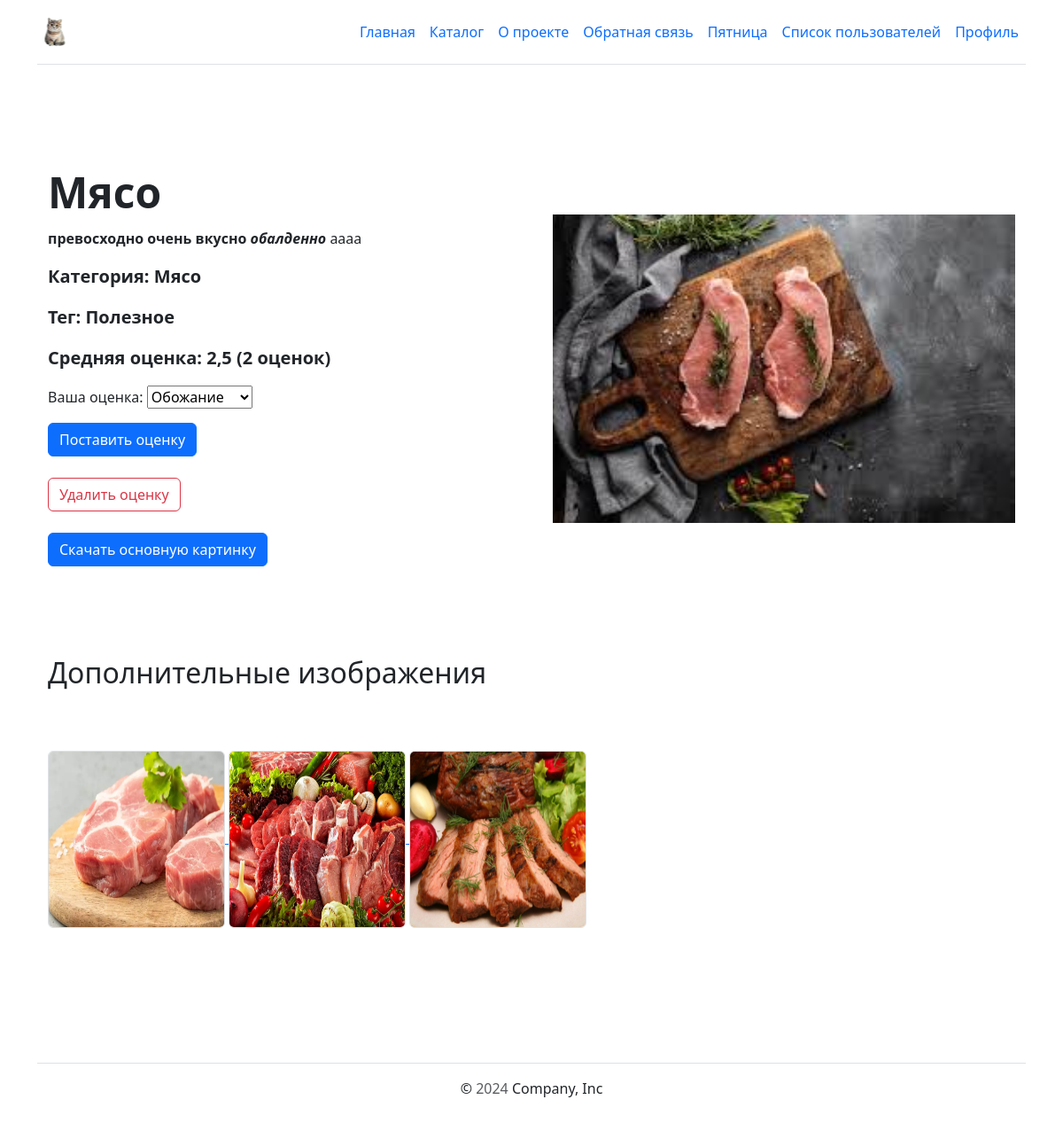
/catalog/2/ (signed in), run on the app's committed database.
### catalog/models.py (models this page shows, shortened)
class Item(core.models.AbstractModel):
    text = tinymce.models.HTMLField(
        verbose_name="текст",
        validators=[
            catalog.validators.ValidateMustContain("роскошно", "превосходно"),
        ],
        help_text="введите текст",
    )
    category = django.db.models.ForeignKey(
        Category,
        on_delete=django.db.models.CASCADE,
        default=None,
        related_name="items",
        related_query_name="item",
    )
    tags = django.db.models.ManyToManyField(
        Tag,
        related_name="items",
        related_query_name="item",
    )
    is_on_main = django.db.models.BooleanField(
        verbose_name="принадлежит к главной странице",
        default=False,
        help_text="введите принадлежит ли к главной странице товар",
    )
    created_at = django.db.models.DateTimeField(auto_now_add=True, null=True)
    updated_at = django.db.models.DateTimeField(auto_now=True, null=True)
    objects = catalog.managers.ItemManager()
    def image_tmb(self):
        if self.main_image:
            return django.utils.safestring.mark_safe(
                f"<img src='{self.main_image.image.url}' width='50'>",
            )
        return "Нет изображения"
    image_tmb.short_description = "превью"
    image_tmb.allow_tags = True
    class Meta:
        verbose_name = "товар"
        verbose_name_plural = "товары"
    def __str__(self):
        return self.name

class MainImage(django.db.models.Model):
    image = django.db.models.ImageField(
        upload_to=django.conf.settings.UPLOAD_TO_PATH,
        verbose_name="изображение",
    )
    item = django.db.models.OneToOneField(
        "Item",
        on_delete=django.db.models.CASCADE,
        null=True,
        blank=True,
        verbose_name="id айтема",
        to_field="id",
        related_name="main_image",
    )
    class Meta:
        verbose_name = "изображение"
        verbose_name_plural = "изображения"

class Category(core.models.AbstractModel):
    slug = django.db.models.SlugField(
        max_length=200,
        unique=True,
        validators=[django.core.validators.validate_slug],
        verbose_name="слаг",
        help_text="введите слаг",
    )
    weight = django.db.models.PositiveSmallIntegerField(
        default=100,
        verbose_name="вес",
        validators=[catalog.validators.validate_int_from_1_to_32767],
        help_text="введите вес",
    )
    normalized_name = django.db.models.CharField(
        max_length=150,
        unique=False,
        blank=True,
        default=None,
        null=True,
    )
    class Meta:
        verbose_name = "категория"
        verbose_name_plural = "категории"

class Tag(core.models.AbstractModel):
    slug = django.db.models.SlugField(
        max_length=200,
        unique=True,
        validators=[django.core.validators.validate_slug],
        verbose_name="слаг",
        help_text="введите слаг",
    )
    normalized_name = django.db.models.CharField(
        max_length=150,
        unique=False,
        blank=True,
        default=None,
        null=True,
    )
    class Meta:
        verbose_name = "тег"
        verbose_name_plural = "теги"

class GalleryImage(django.db.models.Model):
    image = django.db.models.ImageField(
        upload_to=django.conf.settings.UPLOAD_TO_PATH,
        verbose_name="изображения",
        default=None,
    )
    item = django.db.models.ForeignKey(
        "Item",
        on_delete=django.db.models.CASCADE,
        null=True,
        blank=True,
        verbose_name="id айтема",
        to_field="id",
        related_name="images",
    )
    class Meta:
        verbose_name = "изображения"
        verbose_name_plural = "изображения"

### catalog/views.py (the view, shortened to what this page needs)
class ItemDetailView(
    django.views.generic.edit.FormMixin,
    django.views.generic.DetailView,
):
    form_class = rating.forms.RatingForm
    template_name = "catalog/item.html"
    context_object_name = "item"
    queryset = catalog.models.Item.objects.item_detail_published()
    def get_object(self, queryset=None):
        self.object = super().get_object(queryset)
        self.ratings = rating.models.Rating.objects.filter(item=self.object)
        if self.request.user.is_authenticated:
            self.user_rating = self.ratings.filter(
                user=self.request.user,
            ).first()
        else:
            self.user_rating = None
        return self.object
    def dispatch(self, request, *args, **kwargs):
        return super().dispatch(request, *args, **kwargs)
    def get_context_data(self, **kwargs):
        context = super().get_context_data(**kwargs)
        rating_stats = self.ratings.aggregate(Avg("score"), Count("score"))
        user_rating = self.user_rating
        context["average_rating"] = rating_stats["score__avg"]
        context["rating_count"] = rating_stats["score__count"]
        context["user_rating"] = user_rating
        context["title"] = self.object
        return context
    def get_form_kwargs(self):
        kwargs = super().get_form_kwargs()
        user_rating = self.user_rating
        if user_rating:
            kwargs["initial"]["score"] = user_rating.score
        else:
            kwargs["initial"]["score"] = 0
        return kwargs

### rating/forms.py
class RatingForm(forms.Form):
    score = forms.ChoiceField(
        choices=[
            (1, "Ненависть"),
            (2, "Неприязнь"),
            (3, "Нейтрально"),
            (4, "Обожание"),
            (5, "Любовь"),
        ],
        initial="Выбрать",
        label="Ваша оценка",
    )

### lyceum/context_processors.py (called while the page is built)
def birthday_context_processor(request):
    user_offset = request.COOKIES.get("user_offset")
    current_time_utc = timezone.now()
    if user_offset:
        try:
            hours_offset = float(user_offset)
            user_time = current_time_utc + timedelta(hours=hours_offset)
        except ValueError:
            user_time = current_time_utc
    else:
        user_time = current_time_utc
    current_date = user_time.date()
    birthday_people = (
        User.objects.filter(
            profile__birthday__day=current_date.day,
            profile__birthday__month=current_date.month,
        )
        .select_related("profile")
        .only(
            "email",
            "first_name",
            "profile__birthday",
        )
    )
    return {
        "birthday_people": birthday_people,
    }

### templates/catalog/item.html (shortened to what this page needs)
{% extends 'base.html' %}
{% load static %}
{% block content %}
<div class="container col-xxl-8 px-4 py-5">
  <div class="row flex-lg-row-reverse align-items-center g-5 py-5">
    <div class="col-10 col-sm-8 col-lg-6">
      <img
        src="{{ item.main_image.image.url }}"
        class="d-block mx-lg-auto img-fluid"
        alt="{{item.name}}"
        width="700"
        height="500"
        loading="lazy"
      />
    </div>
    <div class="col-lg-6">
      <h1 class="display-5 fw-bold lh-1 mb-3">{{item.name|capfirst}}</h1>
      <p class="lead">{{item.text|safe|capfirst}}</p>
      <p class="lead fw-bolder">Категория: {{item.category.name|capfirst}}</p>
      <p class="lead fw-bolder">
        Тег: {% for tag in item.tags.all %} {{tag.name|capfirst}}{% if not forloop.last %},{% endif %} {% empty %} Список тегов пуст! {% endfor %}
      </p>
      {% if user.is_authenticated %}
        <p class="lead fw-bolder">
          Средняя оценка: {{ average_rating|floatformat:1 }} ({{ rating_count }} оценок)
        </p>
        <form method="post">
            {{ form.as_p }}
            <button class="btn btn-primary" type="submit">Поставить оценку</button>
        </form>
      {% else %}
        <p>Для того чтобы оставить оценку, пожалуйста, <a href="{% url 'users:login' %}">войдите</a>.</p>
      {% endif %}
      <br>
      {% if user_rating %}
       <form method="post" action="{% url 'catalog:delete-rating' pk=item.id %}">
           <button class="btn btn-outline-danger" type="submit">Удалить оценку</button>
       </form>
       {% endif %}
      <br>
      {% if item.main_image %}
        <a href="{% url 'download:download-page' item.main_image.image %}" class="btn btn-primary">Скачать основную картинку</a>
      {% endif %}
    </div>
  </div>
  {% if item.images.all %}
  <div class="row flex-lg-row-reverse align-items-center g-5 py-5">
    <p class="fs-2">Дополнительные изображения</p>
    <div class="text-left">
      {% for img in item.images.all %}
        <a href="{% url 'download:download-page' img.image %}">
          <img
            src="{{ img.image.url }}"
            class="rounded border"
            alt="test_preview.png"
            width="200x"
            height="200px"
          />
        </a>
      {% endfor %}
    </div>
  </div>
  {% endif %}
</div>
{% endblock %}

### data on the page
Item: main_image.image (picture), name "Мясо", text "превосходно очень вкусно обалденно аааа", category.name "Мясо"
Tag: name "Полезное"
GalleryImage: image (picture)
GalleryImage: image (picture)
GalleryImage: image (picture)

### other printed values
{{ average_rating|floatformat:1 }} "2,5"
{{ rating_count }} "2"
